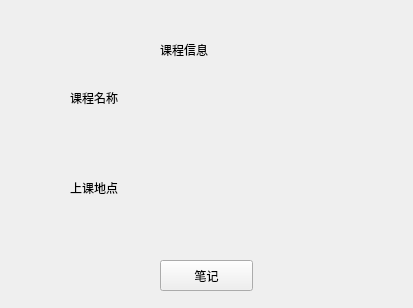
<?xml version="1.0" encoding="UTF-8"?>
<ui version="4.0">
 <class>change</class>
 <widget class="QWidget" name="change">
  <property name="geometry">
   <rect>
    <x>0</x>
    <y>0</y>
    <width>413</width>
    <height>308</height>
   </rect>
  </property>
  <property name="windowTitle">
   <string>Form</string>
  </property>
  <widget class="QPushButton" name="pushButton">
   <property name="geometry">
    <rect>
     <x>160</x>
     <y>260</y>
     <width>93</width>
     <height>31</height>
    </rect>
   </property>
   <property name="text">
    <string>笔记</string>
   </property>
  </widget>
  <widget class="QLabel" name="label">
   <property name="geometry">
    <rect>
     <x>70</x>
     <y>90</y>
     <width>72</width>
     <height>15</height>
    </rect>
   </property>
   <property name="text">
    <string>课程名称</string>
   </property>
  </widget>
  <widget class="QLabel" name="label_2">
   <property name="geometry">
    <rect>
     <x>70</x>
     <y>180</y>
     <width>72</width>
     <height>15</height>
    </rect>
   </property>
   <property name="text">
    <string>上课地点</string>
   </property>
  </widget>
  <widget class="QLabel" name="label_3">
   <property name="geometry">
    <rect>
     <x>160</x>
     <y>40</y>
     <width>72</width>
     <height>20</height>
    </rect>
   </property>
   <property name="text">
    <string>课程信息</string>
   </property>
  </widget>
 </widget>
 <resources/>
 <connections/>
</ui>
